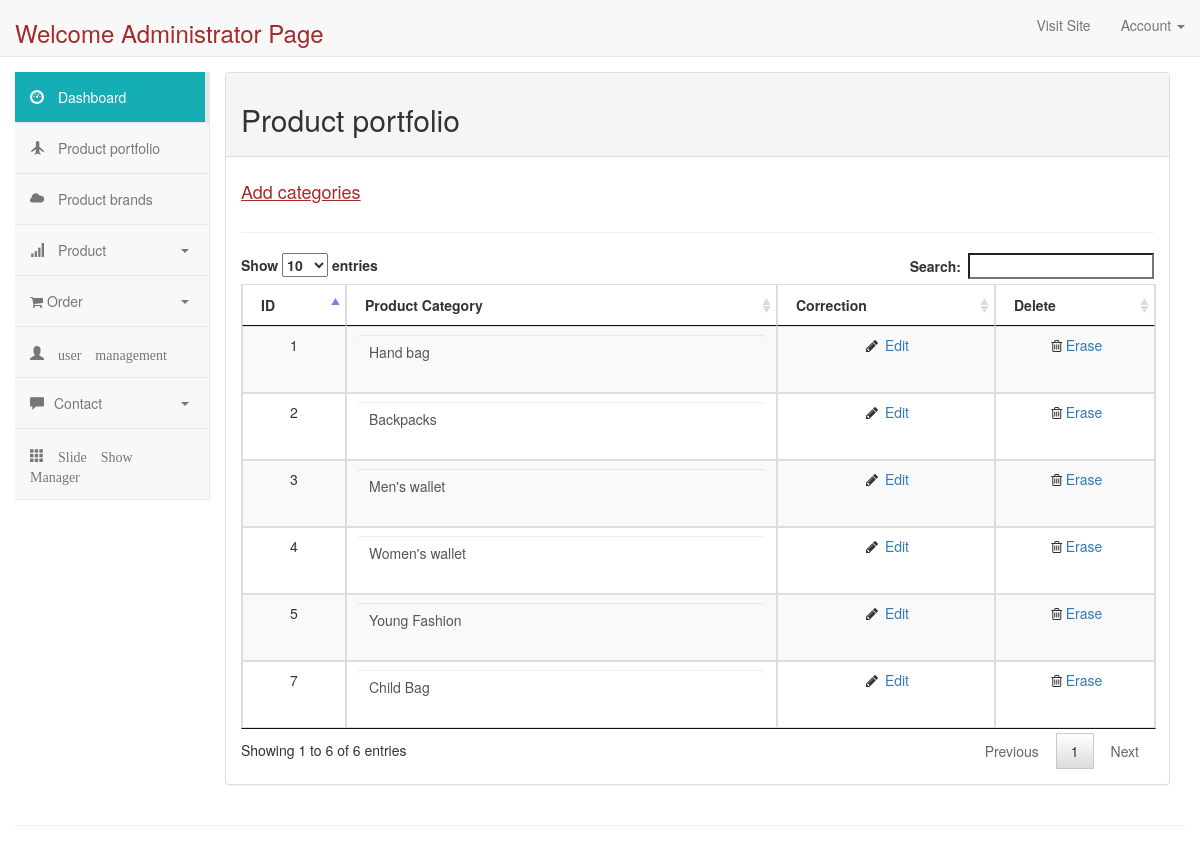
Page /admin/category-list.php (signed in) on the committed database.
### tables this page shows
CREATE TABLE `categories` (
  `cat_id` int(100) NOT NULL,
  `cat_title` text NOT NULL
);

### admin/category-list.php (the view, shortened to what this page needs)
<?php include('header.php'); ?>
    <?php
$sql = "select * from categories ";
$res = mysqli_query($conn,$sql);
?>
<div class="col-md-10 content">
            <div class="panel panel-default">
            <div class="panel-heading">
                <h2>Product portfolio</h2>
            </div>
            <div class="panel-body">
            <div class="row">
                <div class="col-lg-6 col-md-6 col-sm-12 col-xs-12">
                    <h4><a href="category-list.php?addCategory=hh" style="color: brown; text-decoration: underline;">Add categories </a></h4>
                </div>
            </div>
            <hr/>
            <table class="table table-striped table-bordered table-hover" id="myTable">
                <thead>
                    <tr align="center">
                        <th>ID</th>
                        <th>Product Category</th>
                        <th>Correction</th>
                        <th>Delete</th>
                    </tr>
                </thead>
                <tbody>
                    <?php
                    if ($res) {
                        while ($row = mysqli_fetch_array($res)) {
                            ?>
                            <tr class="odd gradeX" align="center">
                                <td><?php echo $row['cat_id']; ?></td>
                                <td>
                                    <div class="form-group">
                                        <input class="form-control" name ="txtCateName" type="text" value="<?php echo $row['cat_title']; ?>" style="background: transparent; border: none;"/>
                                    </div>
                                </td>
                                <td class="center">
                                    <i class="fa fa-pencil fa-fw">
                                    </i>
                                    <a href="category-list.php?idCate=<?php echo $row['cat_id']; ?>">Edit</a>
                                </td>
                                <td class="center"><i class="fa fa-trash-o  fa-fw"></i><a href="deleterow.php?idCate=<?php echo $row['cat_id']; ?>">Erase</a></td>
                            </tr>
                            <?php
                        }
                    }
                    ?>
                </tbody>
            </table>
        </div>
    </div>
</div>
<?php include('footer.php'); ?>

### rows in the picture
categories: cat_id "1", txtCateName "Hand bag"
categories: cat_id "2", txtCateName "Backpacks"
categories: cat_id "3", txtCateName "Men's wallet"
categories: cat_id "4", txtCateName "Women's wallet"
categories: cat_id "5", txtCateName "Young Fashion"
categories: cat_id "7", txtCateName "Child Bag"
